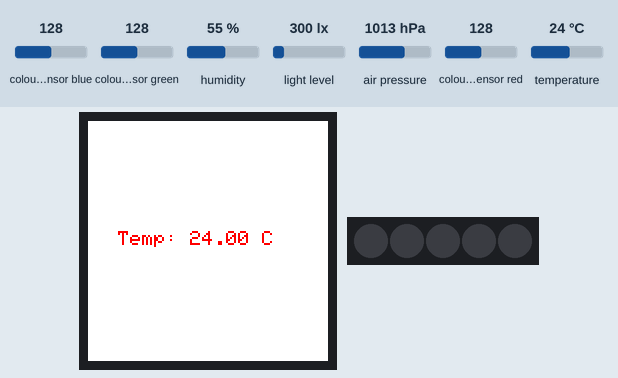
Recording of a sketch running on a simulated Arduino MKR. Shown: 240×240 colour display, 5 RGB LEDs in strip order, left to right. Inputs (shaded band) come from the test bench; at power-on: humidity 55 %, light level 300 lx, air pressure 1013 hPa, temperature 24 °C, colour sensor blue 128, colour sensor green 128, colour sensor red 128. WiFi joins after 1.5 s; servers stay silent unless stated; not simulated (calls return 0 or success): arduino_secrets.h.

Above: at 6.4 s.
6.5 s: humidity set to 22 %
15.0 s: light level set to 40 lx
At 27.0 s:
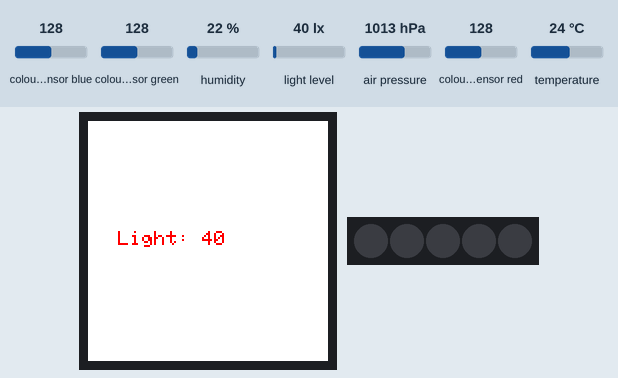
27.3 s: air pressure set to 952 hPa
At 37.2 s:
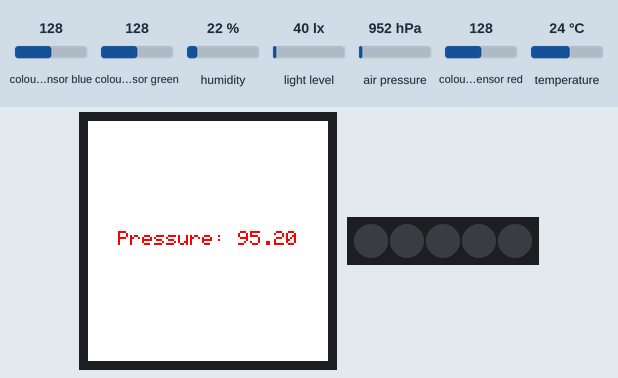
37.6 s: temperature set to 12 °C
At 38.6 s:
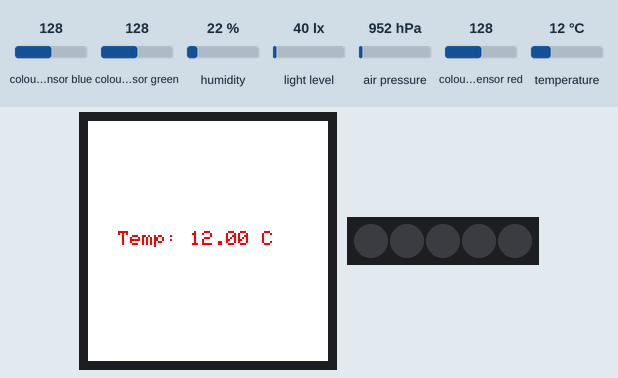
Timing chart, 0 to 40.6 s (numbered marks = the images above; inputs shaded):
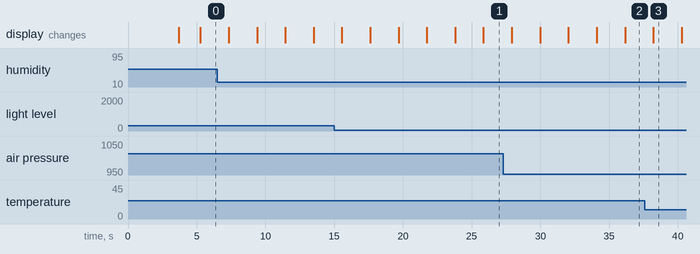

The sketch:

Personal_Weather_Station_jun29b.ino
```cpp
#include "arduino_secrets.h"

#include "thingProperties.h"
#include <Arduino_MKRIoTCarrier.h>
MKRIoTCarrier carrier;

void setup() {
  // Initialize serial and wait for port to open:
  Serial.begin(9600);
  // This delay gives the chance to wait for a Serial Monitor without blocking if none is found
  delay(1500);

  // Defined in thingProperties.h
  initProperties();

  // Connect to Arduino IoT Cloud
  ArduinoCloud.begin(ArduinoIoTPreferredConnection);
  //Get Cloud Info/errors , 0 (only errors) up to 4
  setDebugMessageLevel(2);
  ArduinoCloud.printDebugInfo();

  //Wait to get cloud connection to init the carrier
  while (ArduinoCloud.connected() != 1) {
    ArduinoCloud.update();
    delay(500);
  }
  delay(500);
  CARRIER_CASE = false;
  carrier.begin();
  carrier.display.setRotation(0);
  delay(1500);
}

void loop() {
  ArduinoCloud.update();
  carrier.Buttons.update();

  while(!carrier.Light.colorAvailable()) {
    delay(5);
  }
  int none;
  carrier.Light.readColor(none, none, none, light);

  temperature = carrier.Env.readTemperature();
  humidity = carrier.Env.readHumidity();
  pressure = carrier.Pressure.readPressure();


  //if (carrier.Buttons.onTouchDown(TOUCH0)) {
    carrier.display.fillScreen(ST77XX_WHITE);
    carrier.display.setTextColor(ST77XX_RED);
    carrier.display.setTextSize(2);

    carrier.display.setCursor(30, 110);
    carrier.display.print("Temp: ");
    carrier.display.print(temperature);
    carrier.display.print(" C");
    delay(2000);
  //}

  //if (carrier.Buttons.onTouchDown(TOUCH1)) {
    carrier.display.fillScreen(ST77XX_WHITE);
    carrier.display.setTextColor(ST77XX_RED);
    carrier.display.setTextSize(2);

    carrier.display.setCursor(30, 110);
    carrier.display.print("Humi: ");
    carrier.display.print(humidity);
    carrier.display.print(" %");
    delay(2000);
  //}

  //if (carrier.Buttons.onTouchDown(TOUCH2)) {
    carrier.display.fillScreen(ST77XX_WHITE);
    carrier.display.setTextColor(ST77XX_RED);
    carrier.display.setTextSize(2);

    carrier.display.setCursor(30, 110);
    carrier.display.print("Light: ");
    carrier.display.print(light);
    delay(2000);
  //}

  //if (carrier.Buttons.onTouchDown(TOUCH3)) {
    carrier.display.fillScreen(ST77XX_WHITE);
    carrier.display.setTextColor(ST77XX_RED);
    carrier.display.setTextSize(2);

    carrier.display.setCursor(30, 110);
    carrier.display.print("Pressure: ");
    carrier.display.print(pressure);
    delay(2000);
  //}

  if (humidity >= 60 && temperature >= 15) {
    weather_report = "It is very humid outside";

  }else if (temperature >= 15 && light >= 700) {
    weather_report = "Warm and sunny outside";

  }else if (temperature <= 16 && light >= 700) {
    weather_report = "A little cold, but sunny outside";
  }

  else{
   weather_report = "Weather is normal";
  }

}
```

thingProperties.h
```cpp
// Code generated by Arduino IoT Cloud, DO NOT EDIT.

#include <ArduinoIoTCloud.h>
#include <Arduino_ConnectionHandler.h>

const char SSID[]     = SECRET_SSID;    // Network SSID (name)
const char PASS[]     = SECRET_OPTIONAL_PASS;    // Network password (use for WPA, or use as key for WEP)

float humidity;
float pressure;
float temperature;
int light;
String weather_report;

void initProperties(){

  ArduinoCloud.addProperty(humidity, READ, 1 * SECONDS, NULL);
  ArduinoCloud.addProperty(pressure, READ, 1 * SECONDS, NULL);
  ArduinoCloud.addProperty(temperature, READ, 1 * SECONDS, NULL);
  ArduinoCloud.addProperty(light, READ, 1 * SECONDS, NULL);
  ArduinoCloud.addProperty(weather_report, READ, ON_CHANGE, NULL);

}

WiFiConnectionHandler ArduinoIoTPreferredConnection(SSID, PASS);
```
